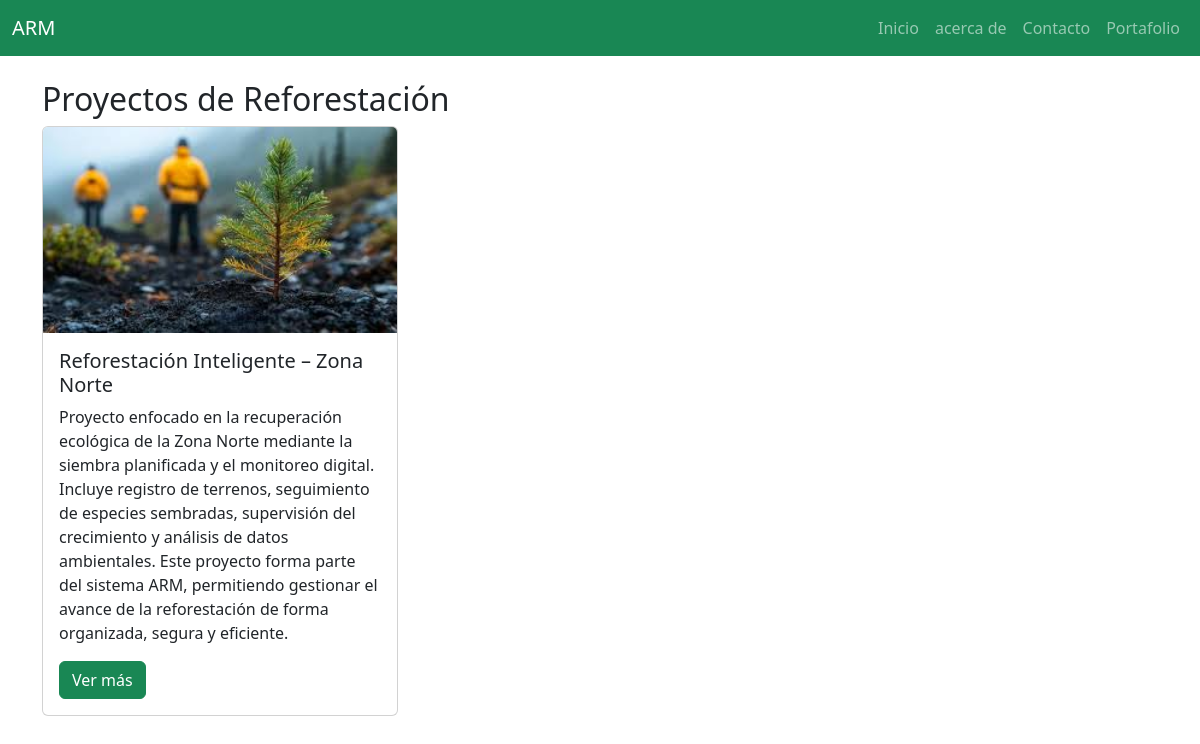
The page /portfolio/ on the database its author committed.
### portfolio/models.py (models this page shows, shortened)
class Proyecto(models.Model):
    titulo = models.CharField(max_length=200, verbose_name="Título")
    descripcion = models.TextField(verbose_name="Descripción")
    imagen = models.ImageField(verbose_name="Imagen", upload_to="proyectos")
    url = models.URLField(verbose_name="Enlace", null=True, blank=True)
    created = models.DateTimeField(auto_now_add=True, verbose_name="Fecha de creación")
    updated = models.DateTimeField(auto_now=True, verbose_name="Fecha de edición")

### portfolio/views.py (the view)
# urls.py: path('portfolio/', portfolio_views.portfolio, name='portfolio'),
def portfolio(request):
    proyectos = Proyecto.objects.all()
    return render(request, "portfolio/portfolio.html", {"proyectos": proyectos})

### portfolio/templates/portfolio/portfolio.html (shortened to what this page needs)
{% extends 'core/base.html' %}
{% block content %}
<h2>Proyectos de Reforestación</h2>
<div class="row">
    {% for proyecto in proyectos %}
        <div class="col-md-4 mb-4">
            <div class="card">
                <img src="{{ proyecto.imagen.url }}" class="card-img-top" alt="{{ proyecto.titulo }}">
                <div class="card-body">
                    <h5 class="card-title">{{ proyecto.titulo }}</h5>
                    <p class="card-text">{{ proyecto.descripcion }}</p>
                    {% if proyecto.url %}
                        <a href="{{ proyecto.url }}" class="btn btn-success" target="_blank">Ver más</a>
                    {% endif %}
                </div>
            </div>
        </div>
    {% endfor %}
</div>
{% endblock %}

### core/templates/core/base.html (shortened to what this page needs)
<!DOCTYPE html>
<html lang="es">
<head>
<link href="https://cdn.jsdelivr.net/npm/bootstrap@5.3.3/dist/css/bootstrap.min.css" rel="stylesheet">
</head>
<body>
    <nav class="navbar navbar-expand-lg navbar-dark bg-success mb-4">
        <div class="container-fluid">
            <a class="navbar-brand" href="/">ARM</a>
            <div>
                <ul class="navbar-nav me-auto mb-2 mb-lg-0">
                    <li class="nav-item"><a class="nav-link" href="/">Inicio</a></li>
                    <li class="nav-item"><a class="nav-link" href="/about">acerca de</a></li>
                    <li class="nav-item"><a class="nav-link" href="/contact">Contacto</a></li>
                    <li class="nav-item"><a class="nav-link" href="/portfolio">Portafolio</a></li>
                </ul>
            </div>
        </div>
    </nav>
    <div class="container">
        {% block content %}{% endblock %}
    </div>
</body>
</html>

### rows shown on the page
Proyecto: imagen (picture), titulo "Reforestación Inteligente – Zona Norte", descripcion "Proyecto enfocado en la recuperación ecológica de la Zona Norte mediante la siembra planificada y el monitoreo digital. Incluye registro de terrenos, seguimiento de especies sembradas, supervisión del crecimiento y análisis de datos ambientales. Este proyecto forma parte del sistema ARM, permitiendo gestionar el avance de la reforestación de forma organizada, segura y eficiente."
